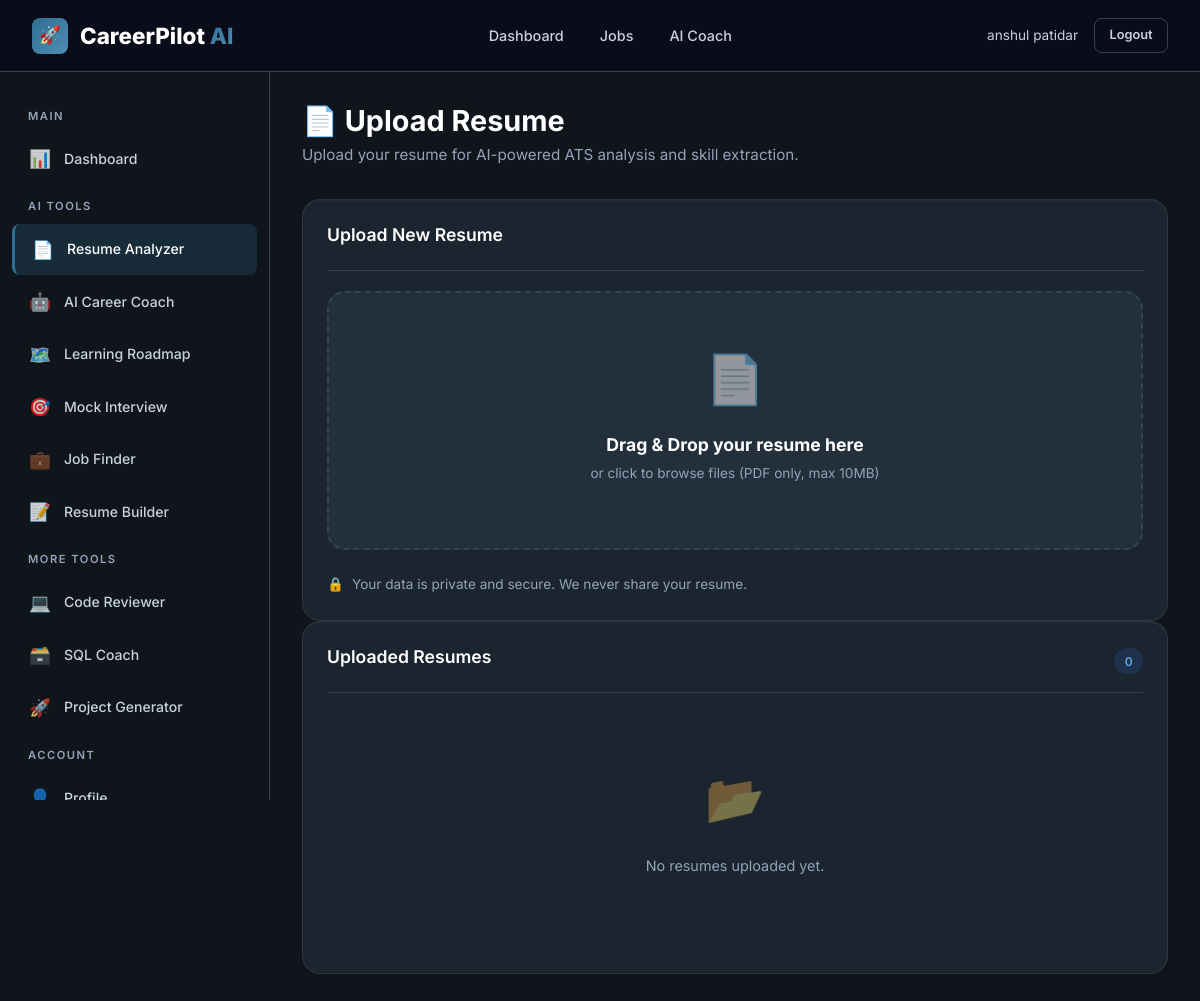
/resume/upload (signed in), run on an earlier commit of the app's database.
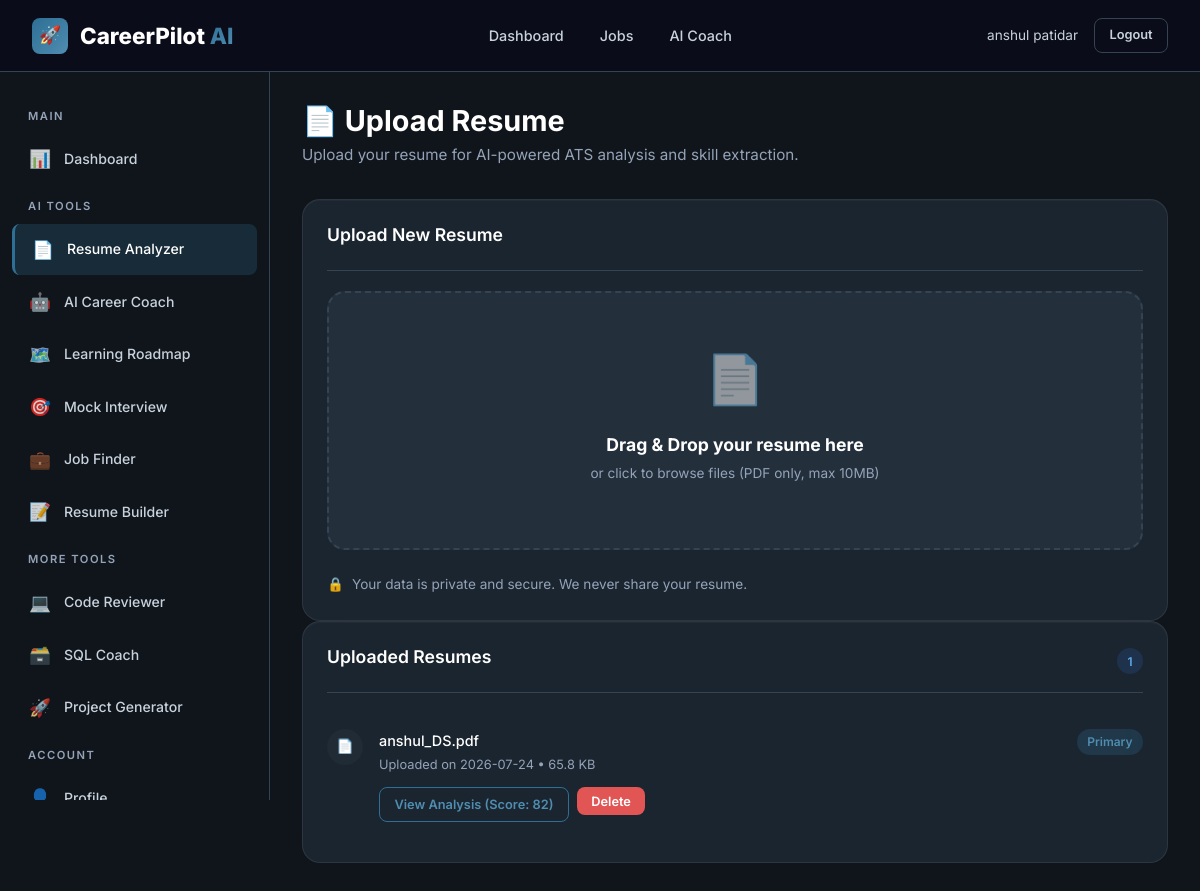
And on a later commit of the database.
### tables this page shows
CREATE TABLE resumes (
    id INTEGER PRIMARY KEY AUTOINCREMENT,
    user_id INTEGER NOT NULL,
    filename TEXT NOT NULL,
    original_name TEXT NOT NULL,
    file_size INTEGER DEFAULT 0,
    raw_text TEXT DEFAULT '',
    parsed_data TEXT DEFAULT '{}',
    is_primary INTEGER DEFAULT 0,
    uploaded_at TIMESTAMP DEFAULT CURRENT_TIMESTAMP,
    FOREIGN KEY (user_id) REFERENCES users(id) ON DELETE CASCADE
);

### backend/routes/resume.py (the view, shortened to what this page needs)
@resume_bp.route('/upload', methods=['GET', 'POST'])
@login_required
def upload():
    user_id = session['user_id']
    resumes = ResumeService.get_user_resumes(user_id)
    return render_template('resume/upload.html', resumes=resumes)

### backend/database/db.py (called while the page is built)
def get_db_path() -> str:
    base_dir = os.path.dirname(os.path.dirname(os.path.dirname(os.path.abspath(__file__))))
    return os.path.join(base_dir, DATABASE_PATH)

def get_connection(db_path: Optional[str] = None) -> sqlite3.Connection:
    path = db_path or get_db_path()
    conn = sqlite3.connect(path)
    conn.row_factory = sqlite3.Row
    conn.execute("PRAGMA foreign_keys = ON")
    conn.execute("PRAGMA journal_mode = WAL")
    return conn

@contextmanager
def get_db(db_path: Optional[str] = None):
    conn = get_connection(db_path)
    try:
        yield conn
        conn.commit()
    except Exception:
        conn.rollback()
        raise
    finally:
        conn.close()

def execute_query(query: str, params: tuple = (), db_path: Optional[str] = None) -> list[dict]:
    with get_db(db_path) as db:
        cursor = db.execute(query, params)
        rows = cursor.fetchall()
        return [dict(row) for row in rows]

def execute_one(query: str, params: tuple = (), db_path: Optional[str] = None) -> Optional[dict]:
    with get_db(db_path) as db:
        cursor = db.execute(query, params)
        row = cursor.fetchone()
        return dict(row) if row else None

### backend/models/project.py (called while the page is built)
    @staticmethod
    def get_by_resume(resume_id: int) -> Optional[dict]:
        return execute_one(
            """SELECT *, analyzed_at AS created_at FROM resume_analysis WHERE resume_id = ?
               ORDER BY analyzed_at DESC LIMIT 1""",
            (resume_id,)
        )

### backend/models/resume.py (called while the page is built)
    @staticmethod
    def get_by_user(user_id: int) -> list[dict]:
        return execute_query(
            "SELECT *, uploaded_at AS created_at FROM resumes WHERE user_id = ? ORDER BY uploaded_at DESC",
            (user_id,)
        )

### backend/services/resume_service.py (called while the page is built)
    @staticmethod
    def get_user_resumes(user_id: int) -> list[dict]:
        resumes = ResumeModel.get_by_user(user_id)
        for resume in resumes:
            analysis = ResumeAnalysisModel.get_by_resume(resume['id'])
            resume['has_analysis'] = analysis is not None
            resume['ats_score'] = analysis.get('ats_score', 0) if analysis else None
        return resumes

### templates/resume/upload.html (shortened to what this page needs)
{% extends "base.html" %}
{% block content %}
{% include "components/sidebar.html" %}
<main class="main-content">
    <div class="page-header reveal">
        <h1>📄 Upload Resume</h1>
        <p class="page-subtitle">Upload your resume for AI-powered ATS analysis and skill extraction.</p>
    </div>
    <div class="grid-2 reveal delay-1">
        <div class="card">
            <div class="card-header">
                <h3 class="card-title">Upload New Resume</h3>
            </div>
            <form id="uploadForm" action="{{ url_for('resume.upload') }}" method="POST" enctype="multipart/form-data">
                <div class="upload-zone" id="uploadZone">
                    <div class="upload-icon">📄</div>
                    <h3>Drag & Drop your resume here</h3>
                    <p>or click to browse files (PDF only, max 10MB)</p>
                </div>
            </form>
            <div style="margin-top: 1.5rem; display: flex; align-items: center; gap: 0.5rem; color: var(--text-tertiary); font-size: 0.85rem;">
                <span style="color: var(--primary-light);">🔒</span> Your data is private and secure. We never share your resume.
            </div>
        </div>
        <div class="card">
            <div class="card-header">
                <h3 class="card-title">Uploaded Resumes</h3>
                <span class="badge badge-info">{{ resumes|length }}</span>
            </div>
            {% if resumes %}
                <ul class="activity-list">
                    {% for resume in resumes %}
                    <li class="activity-item">
                        <div class="activity-icon" style="background: var(--bg-tertiary);">📄</div>
                        <div class="activity-content">
                            <div class="flex-between">
                                <div class="activity-title">{{ resume.original_name }}</div>
                                {% if resume.is_primary %}
                                    <span class="badge badge-primary">Primary</span>
                                {% endif %}
                            </div>
                            <div class="activity-desc">
                                Uploaded on {{ resume.uploaded_at.split(' ')[0] if resume.uploaded_at else 'Unknown' }} •
                                {{ (resume.file_size / 1024)|round(1) }} KB
                            </div>
                            <div style="margin-top: 0.75rem; display: flex; gap: 0.5rem;">
                                <a href="{{ url_for('resume.analyze', resume_id=resume.id) }}" class="btn btn-sm btn-outline">
                                    {% if resume.has_analysis %}
                                        View Analysis (Score: {{ resume.ats_score }})
                                    {% else %}
                                        Run AI Analysis
                                    {% endif %}
                                </a>
                                <form action="{{ url_for('resume.delete', resume_id=resume.id) }}" method="POST" style="display:inline;" onsubmit="return confirm('Are you sure you want to delete this resume?');">
                                    <button type="submit" class="btn btn-sm btn-danger">Delete</button>
                                </form>
                            </div>
                        </div>
                    </li>
                    {% endfor %}
                </ul>
            {% else %}
                <div class="empty-state">
                    <div class="empty-icon">📂</div>
                    <p>No resumes uploaded yet.</p>
                </div>
            {% endif %}
        </div>
    </div>
</main>
{% endblock %}

### templates/base.html (shortened to what this page needs)
<!DOCTYPE html>
<html lang="en">
<head>
    <link href="https://unpkg.com/aos@2.3.1/dist/aos.css" rel="stylesheet">
    <link rel="stylesheet" href="{{ url_for('static', filename='css/main.css') }}">
    <link rel="stylesheet" href="{{ url_for('static', filename='css/components.css') }}">
    <link rel="stylesheet" href="{{ url_for('static', filename='css/dashboard.css') }}">
    <link rel="stylesheet" href="{{ url_for('static', filename='css/pages.css') }}">
    <link rel="stylesheet" href="{{ url_for('static', filename='css/animations.css') }}">
</head>
<body>
    {% block body %}
    {% block navbar %}
    <nav class="navbar" id="mainNavbar">
        <a href="{{ url_for('home') }}" class="navbar-brand">
            <div class="brand-icon">🚀</div>
            <span>CareerPilot <span class="text-gradient">AI</span></span>
        </a>
        {% if not current_user.is_authenticated %}
        <ul class="navbar-nav">
            <li><a href="{{ url_for('home') }}#features" class="nav-link">Features</a></li>
            <li><a href="{{ url_for('home') }}#showcase" class="nav-link">AI Showcase</a></li>
            <li><a href="{{ url_for('home') }}#testimonials" class="nav-link">Testimonials</a></li>
        </ul>
        <div class="navbar-actions">
            <a href="{{ url_for('auth.login') }}" class="btn btn-ghost">Log In</a>
            <a href="{{ url_for('auth.register') }}" class="btn btn-primary">Get Started</a>
        </div>
        {% else %}
        <ul class="navbar-nav">
            <li><a href="{{ url_for('dashboard.index') }}" class="nav-link">Dashboard</a></li>
            <li><a href="{{ url_for('jobs.index') }}" class="nav-link">Jobs</a></li>
            <li><a href="{{ url_for('chat.index') }}" class="nav-link">AI Coach</a></li>
        </ul>
        <div class="navbar-actions">
            <span style="color: var(--text-secondary); font-size: 0.85rem;">{{ current_user.full_name }}</span>
            <a href="{{ url_for('auth.logout') }}" class="btn btn-ghost btn-sm">Logout</a>
        </div>
        {% endif %}
    </nav>
    {% endblock %}
    {% block content %}{% endblock %}
    {% endblock %}
</body>
</html>

### templates/components/sidebar.html (shortened to what this page needs)
<aside class="sidebar" id="sidebar">
    <ul class="sidebar-nav">
        <li class="nav-label">Main</li>
        <li class="nav-item">
            <a href="{{ url_for('dashboard.index') }}" class="nav-link {% if request.path == '/dashboard' %}active{% endif %}">
                <span class="nav-icon">📊</span> Dashboard
            </a>
        </li>
        <li class="nav-label">AI Tools</li>
        <li class="nav-item">
            <a href="{{ url_for('resume.upload') }}" class="nav-link {% if '/resume' in request.path %}active{% endif %}">
                <span class="nav-icon">📄</span> Resume Analyzer
            </a>
        </li>
        <li class="nav-item">
            <a href="{{ url_for('chat.index') }}" class="nav-link {% if '/chat' in request.path %}active{% endif %}">
                <span class="nav-icon">🤖</span> AI Career Coach
            </a>
        </li>
        <li class="nav-item">
            <a href="{{ url_for('learning.index') }}" class="nav-link {% if '/learning' in request.path %}active{% endif %}">
                <span class="nav-icon">🗺️</span> Learning Roadmap
            </a>
        </li>
        <li class="nav-item">
            <a href="{{ url_for('interview.index') }}" class="nav-link {% if '/interview' in request.path %}active{% endif %}">
                <span class="nav-icon">🎯</span> Mock Interview
            </a>
        </li>
        <li class="nav-item">
            <a href="{{ url_for('jobs.index') }}" class="nav-link {% if request.path == '/jobs/' or request.path == '/jobs' %}active{% endif %}">
                <span class="nav-icon">💼</span> Job Finder
            </a>
        </li>
        <li class="nav-item">
            <a href="{{ url_for('resume.builder') }}" class="nav-link {% if '/resume/builder' in request.path %}active{% endif %}">
                <span class="nav-icon">📝</span> Resume Builder
            </a>
        </li>
        <li class="nav-label">More Tools</li>
        <li class="nav-item">
            <a href="{{ url_for('code.code_review') }}" class="nav-link {% if '/code-review' in request.path %}active{% endif %}">
                <span class="nav-icon">💻</span> Code Reviewer
            </a>
        </li>
        <li class="nav-item">
            <a href="{{ url_for('code.sql_coach') }}" class="nav-link {% if '/sql-coach' in request.path %}active{% endif %}">
                <span class="nav-icon">🗃️</span> SQL Coach
            </a>
        </li>
        <li class="nav-item">
            <a href="{{ url_for('projects.index') }}" class="nav-link {% if '/projects' in request.path %}active{% endif %}">
                <span class="nav-icon">🚀</span> Project Generator
            </a>
        </li>
        <li class="nav-label">Account</li>
        <li class="nav-item">
            <a href="{{ url_for('profile.index') }}" class="nav-link {% if request.path == '/profile/' %}active{% endif %}">
                <span class="nav-icon">👤</span> Profile
            </a>
        </li>
    </ul>
</aside>

### static/css/components.css (style rules this page uses)
.btn { display: inline-flex; align-items: center; justify-content: center; gap: 0.5rem; padding: 0.65rem 1.5rem; font-family: var(--font-primary); font-size: 0.9rem; font-weight: 600; border: none; border-radius: var(--radius-sm); cursor: pointer; transition: all var(--transition-fast); text-decoration: none; white-space: nowrap; }
.btn-outline { background: transparent; color: var(--primary-light); border: 1.5px solid var(--primary); }
.btn-ghost { background: transparent; color: var(--text-secondary); border: 1px solid var(--border); }
.btn-danger { background: var(--danger); color: white; }
.btn-sm { padding: 0.4rem 0.9rem; font-size: 0.8rem; }
.card { background: var(--glass-bg); backdrop-filter: var(--glass-blur); -webkit-backdrop-filter: var(--glass-blur); border: 1px solid var(--glass-border); border-radius: var(--radius-lg); padding: 1.5rem; box-shadow: var(--shadow-card); transition: all var(--transition-normal); }
.card-header { display: flex; align-items: center; justify-content: space-between; margin-bottom: 1.25rem; padding-bottom: 1rem; border-bottom: 1px solid var(--border); }
.card-title { font-size: 1.1rem; font-weight: 600; color: var(--text-primary); }
.badge { display: inline-flex; align-items: center; padding: 0.2rem 0.65rem; font-size: 0.75rem; font-weight: 600; border-radius: 20px; gap: 0.3rem; }
.badge-primary { background: var(--primary-glow); color: var(--primary-light); }
.badge-info { background: rgba(59, 130, 246, 0.15); color: var(--info); }

### static/css/dashboard.css (style rules this page uses)
.activity-list { list-style: none; }
.activity-item { display: flex; align-items: flex-start; gap: 1rem; padding: 1rem 0; border-bottom: 1px solid var(--border); }
.activity-item:last-child { border-bottom: none; }
.activity-icon { width: 36px; height: 36px; border-radius: var(--radius-full); display: flex; align-items: center; justify-content: center; font-size: 0.85rem; flex-shrink: 0; }
.activity-content { flex: 1; }
.activity-content .activity-title { font-size: 0.9rem; font-weight: 500; color: var(--text-primary); margin-bottom: 0.15rem; }
.activity-content .activity-desc { font-size: 0.8rem; color: var(--text-tertiary); }

### static/css/pages.css (style rules this page uses)
.upload-zone { border: 2px dashed var(--border); border-radius: var(--radius-lg); padding: 3rem 2rem; text-align: center; cursor: pointer; transition: all var(--transition-normal); background: var(--bg-card); }
.upload-zone .upload-icon { font-size: 3rem; margin-bottom: 1rem; opacity: 0.5; }
.upload-zone h3 { font-size: 1.1rem; margin-bottom: 0.5rem; }
.upload-zone p { font-size: 0.85rem; color: var(--text-tertiary); }

### static/css/animations.css (style rules this page uses)
.reveal { opacity: 0; transform: translateY(30px); transition: all 0.6s ease; }
.reveal.visible { opacity: 1; transform: translateY(0); }
.delay-1 { transition-delay: 0.1s !important; }

What changed in the data, as far as the page shows it:
added resumes: original_name "anshul_DS.pdf", is_primary "Primary", uploaded_at "2026-07-24", (resume.file_size/1024)|round(1) "65.8", ats_score "82"
Also different on the page:
{{ resumes|length }}: "0" → "1"
text no longer shown: "📂 No resumes uploaded yet."
